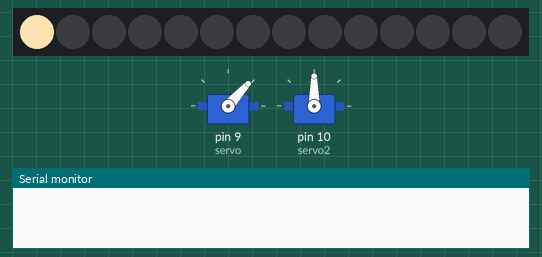
Bench run of a sketch on a simulated Arduino Uno, built with avr-gcc and run on an emulated ATmega328P. On the bench: 14 RGB LEDs in strip order, left to right, 2 × servo, the last lines printed to the serial monitor. Dim RGB values are drawn brighter than linear; random numbers use the default seed unless the sketch sets one.

Above: at 0.15 s.
At 10.07 s:
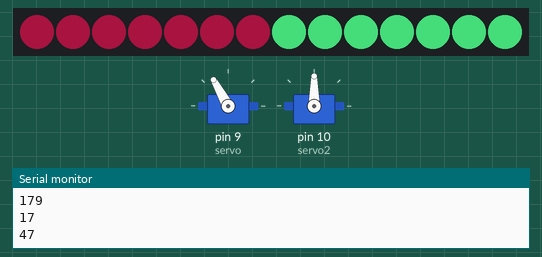
At 19.99 s:
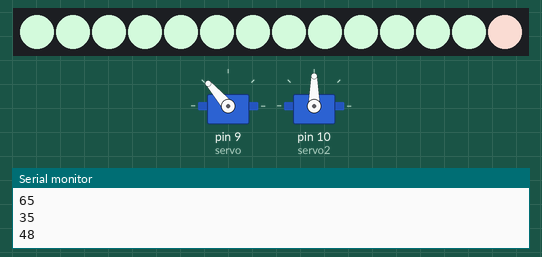
At 39.83 s:
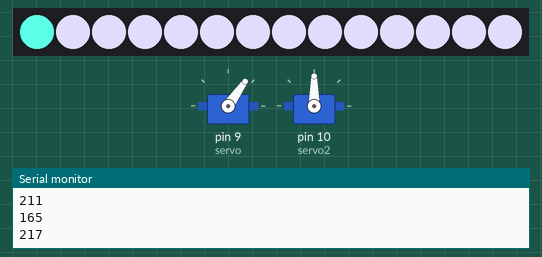
Timing chart, 0 to 40.0 s (numbered marks = the images above):
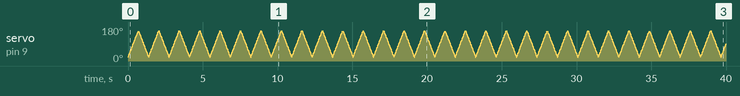

The sketch:

light_servo.ino
```cpp
#include <Adafruit_NeoPixel.h>
#include<Servo.h>

int ledStripPin = 2;
Adafruit_NeoPixel pixels = Adafruit_NeoPixel(14, ledStripPin, NEO_GRB + NEO_KHZ800);
Servo servo;
Servo servo2;
int x=0,y=0,z=0;

int randoms(int lower, int upper)
{       int num = (rand() %(upper - lower + 1)) + lower;
        return num;
}

void setup() {
  // put your setup code here, to run once:
  Serial.begin(9600);
  pixels.begin();
  pixels.show();
  servo.attach(9);
  servo2.attach(10);
}

void loop() {
  // put your main code here, to run repeatedly:
  x=randoms(0,255);
  y=randoms(0,255);
  z=randoms(0,255);
  int temp=x;
      x=y;
      y=z;
      z=temp;

  for(int i=20;i<=160;i++){
      int j=map(i,20,160,0,13);
      servo.write(i);
      pixels.setPixelColor(j, pixels.Color(x, y, z));
      pixels.show();
      delay(4);
    }

      temp=x;
      x=y;
      y=z;
      z=temp;

  for(int i=160;i>=20;i--){
      int j=map(i,160,20,13,0);
      servo.write(i);
      pixels.setPixelColor(j, pixels.Color(x, y, z));
      pixels.show();
      delay(4);
    }
    Serial.println(x);
 }
```
